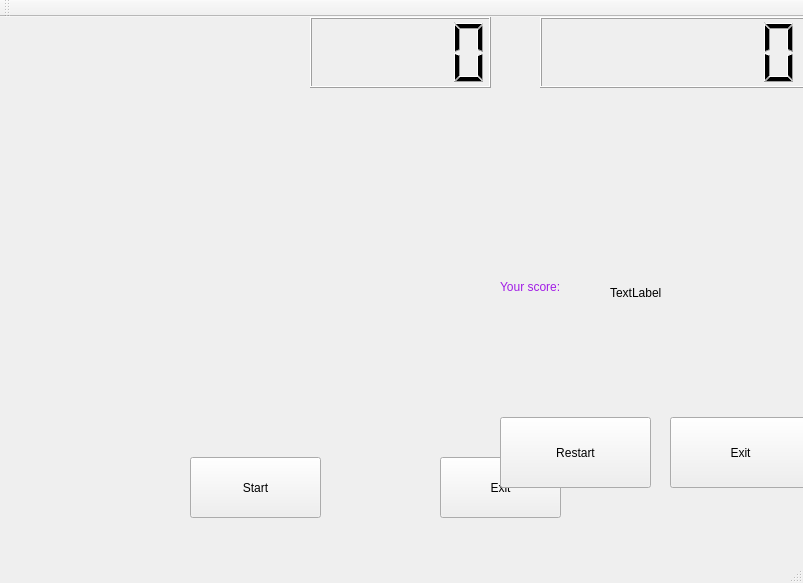
<?xml version="1.0" encoding="UTF-8"?>
<ui version="4.0">
 <class>Taiko</class>
 <widget class="QMainWindow" name="Taiko">
  <property name="geometry">
   <rect>
    <x>0</x>
    <y>0</y>
    <width>803</width>
    <height>583</height>
   </rect>
  </property>
  <property name="windowTitle">
   <string>Taiko</string>
  </property>
  <widget class="QWidget" name="centralWidget">
   <widget class="QPushButton" name="Start">
    <property name="geometry">
     <rect>
      <x>190</x>
      <y>440</y>
      <width>131</width>
      <height>61</height>
     </rect>
    </property>
    <property name="text">
     <string>Start</string>
    </property>
   </widget>
   <widget class="QPushButton" name="Exit">
    <property name="geometry">
     <rect>
      <x>440</x>
      <y>440</y>
      <width>121</width>
      <height>61</height>
     </rect>
    </property>
    <property name="text">
     <string>Exit</string>
    </property>
   </widget>
   <widget class="QLabel" name="Time">
    <property name="geometry">
     <rect>
      <x>320</x>
      <y>0</y>
      <width>141</width>
      <height>71</height>
     </rect>
    </property>
    <property name="text">
     <string/>
    </property>
   </widget>
   <widget class="QLabel" name="Score">
    <property name="geometry">
     <rect>
      <x>550</x>
      <y>0</y>
      <width>131</width>
      <height>71</height>
     </rect>
    </property>
    <property name="text">
     <string/>
    </property>
   </widget>
   <widget class="QLabel" name="BlueVolley">
    <property name="geometry">
     <rect>
      <x>730</x>
      <y>420</y>
      <width>71</width>
      <height>71</height>
     </rect>
    </property>
    <property name="text">
     <string/>
    </property>
    <property name="pixmap">
     <pixmap>../build-Taiko-Desktop_Qt_5_6_0_MinGW_32bit-Debug/image/volleyball.png</pixmap>
    </property>
    <property name="scaledContents">
     <bool>true</bool>
    </property>
   </widget>
   <widget class="QLabel" name="Z_text">
    <property name="geometry">
     <rect>
      <x>70</x>
      <y>424</y>
      <width>61</width>
      <height>61</height>
     </rect>
    </property>
    <property name="text">
     <string/>
    </property>
   </widget>
   <widget class="QLabel" name="X_text">
    <property name="geometry">
     <rect>
      <x>705</x>
      <y>425</y>
      <width>31</width>
      <height>61</height>
     </rect>
    </property>
    <property name="text">
     <string/>
    </property>
   </widget>
   <widget class="QLCDNumber" name="Time_LCD">
    <property name="geometry">
     <rect>
      <x>310</x>
      <y>0</y>
      <width>181</width>
      <height>71</height>
     </rect>
    </property>
   </widget>
   <widget class="QLCDNumber" name="Score_LCD">
    <property name="geometry">
     <rect>
      <x>540</x>
      <y>0</y>
      <width>341</width>
      <height>71</height>
     </rect>
    </property>
   </widget>
   <widget class="QLabel" name="Pika">
    <property name="geometry">
     <rect>
      <x>70</x>
      <y>30</y>
      <width>381</width>
      <height>341</height>
     </rect>
    </property>
    <property name="text">
     <string/>
    </property>
    <property name="pixmap">
     <pixmap>../build-Taiko-Desktop_Qt_5_6_0_MinGW_32bit-Debug/image/025Pikachu_XY_anime_3.png</pixmap>
    </property>
   </widget>
   <widget class="QLabel" name="Volley">
    <property name="geometry">
     <rect>
      <x>380</x>
      <y>160</y>
      <width>251</width>
      <height>201</height>
     </rect>
    </property>
    <property name="text">
     <string/>
    </property>
    <property name="pixmap">
     <pixmap>../build-Taiko-Desktop_Qt_5_6_0_MinGW_32bit-Debug/image/volleyball-ball-4235.png</pixmap>
    </property>
   </widget>
   <widget class="QPushButton" name="Restart">
    <property name="geometry">
     <rect>
      <x>500</x>
      <y>400</y>
      <width>151</width>
      <height>71</height>
     </rect>
    </property>
    <property name="text">
     <string>Restart</string>
    </property>
   </widget>
   <widget class="QPushButton" name="GameOver">
    <property name="geometry">
     <rect>
      <x>670</x>
      <y>400</y>
      <width>141</width>
      <height>71</height>
     </rect>
    </property>
    <property name="text">
     <string>Exit</string>
    </property>
   </widget>
   <widget class="QLabel" name="RedVolley">
    <property name="geometry">
     <rect>
      <x>0</x>
      <y>414</y>
      <width>71</width>
      <height>71</height>
     </rect>
    </property>
    <property name="text">
     <string/>
    </property>
    <property name="pixmap">
     <pixmap>../build-Taiko-Desktop_Qt_5_6_0_MinGW_32bit-Debug/image/QH6L2w0a_400x400.png</pixmap>
    </property>
    <property name="scaledContents">
     <bool>true</bool>
    </property>
   </widget>
   <widget class="QLabel" name="yourscore">
    <property name="geometry">
     <rect>
      <x>500</x>
      <y>250</y>
      <width>111</width>
      <height>41</height>
     </rect>
    </property>
    <property name="styleSheet">
     <string notr="true">color: rgb(162, 29, 230);</string>
    </property>
    <property name="text">
     <string>Your score:</string>
    </property>
    <property name="textFormat">
     <enum>Qt::RichText</enum>
    </property>
   </widget>
   <widget class="QLabel" name="finalscore">
    <property name="geometry">
     <rect>
      <x>610</x>
      <y>210</y>
      <width>161</width>
      <height>131</height>
     </rect>
    </property>
    <property name="text">
     <string>TextLabel</string>
    </property>
   </widget>
  </widget>
  <widget class="QMenuBar" name="menuBar">
   <property name="geometry">
    <rect>
     <x>0</x>
     <y>0</y>
     <width>803</width>
     <height>30</height>
    </rect>
   </property>
  </widget>
  <widget class="QToolBar" name="mainToolBar">
   <attribute name="toolBarArea">
    <enum>TopToolBarArea</enum>
   </attribute>
   <attribute name="toolBarBreak">
    <bool>false</bool>
   </attribute>
  </widget>
  <widget class="QStatusBar" name="statusBar"/>
 </widget>
 <layoutdefault spacing="6" margin="11"/>
 <resources/>
 <connections/>
</ui>
